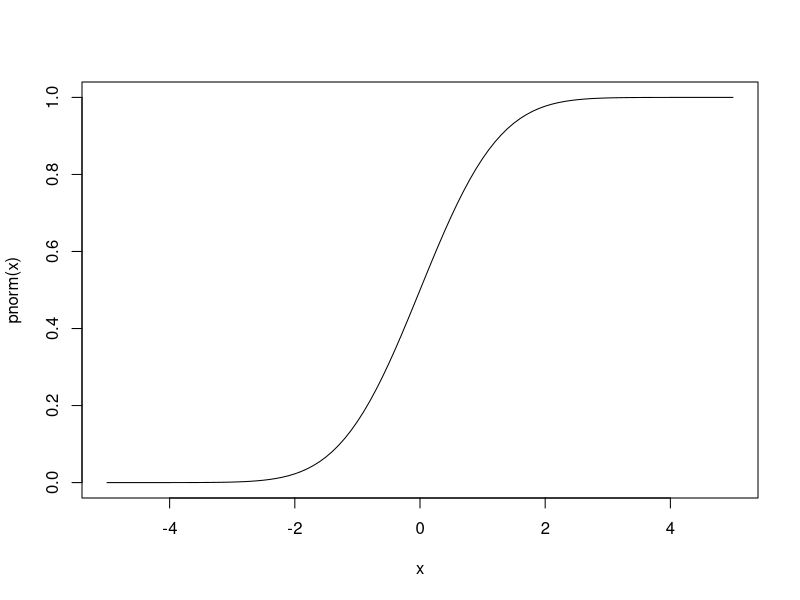
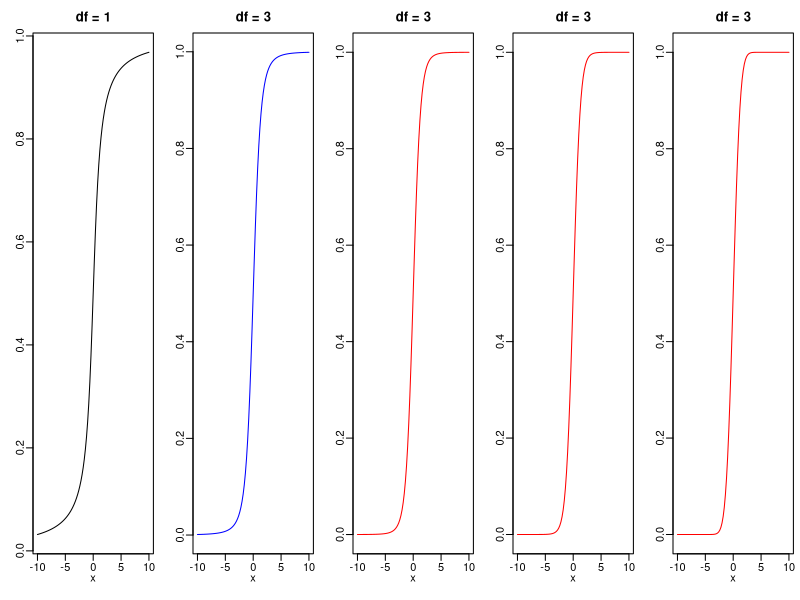
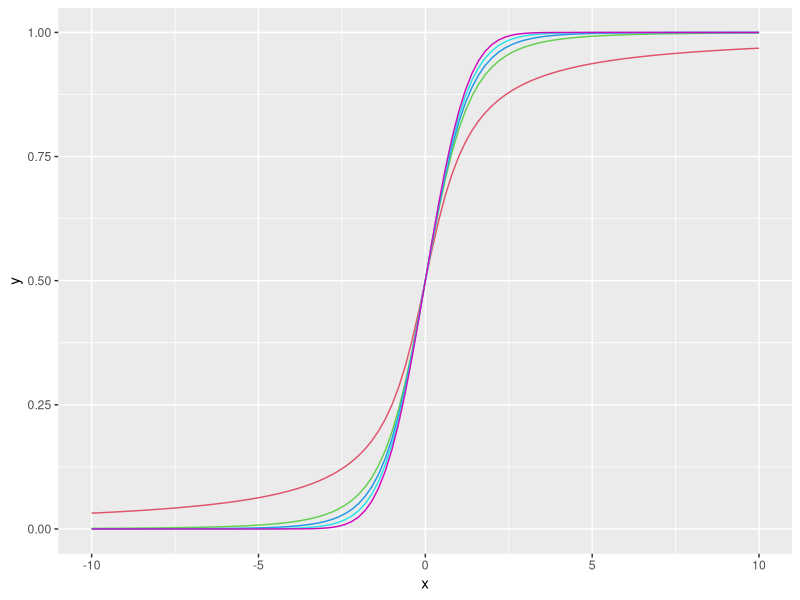
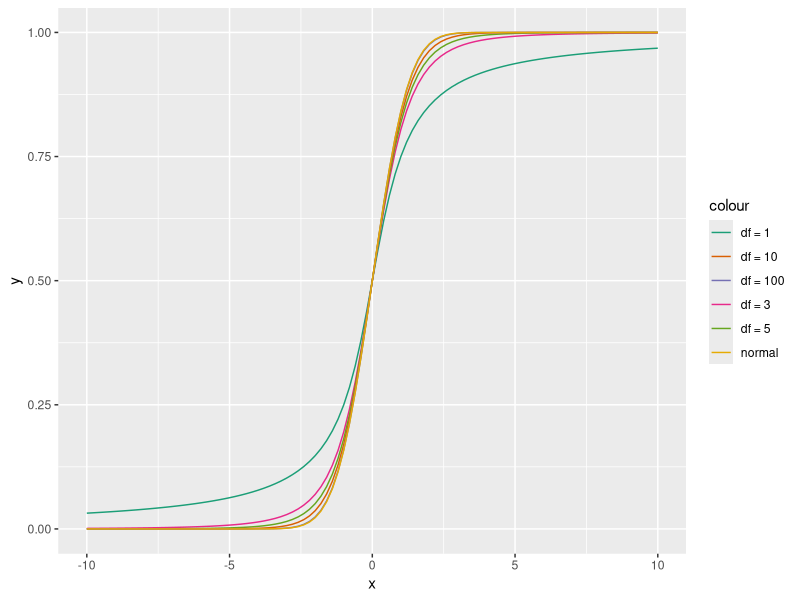
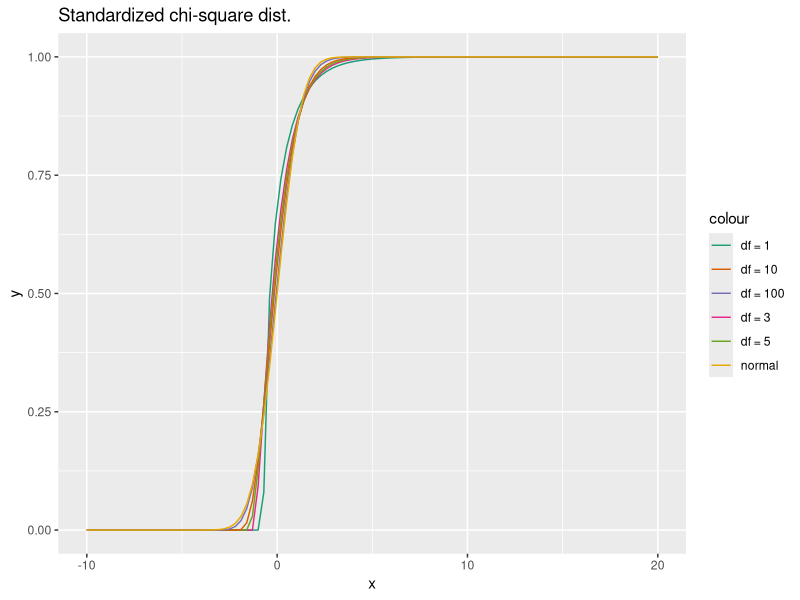
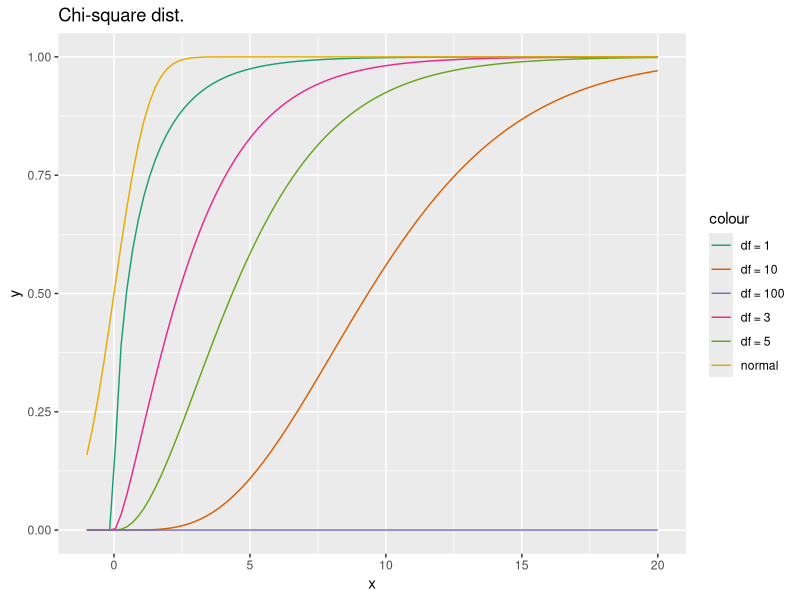

The R script that drew these images, in order: (Note: this script raises an error after producing the figures.)
set.seed(20)
#x = seq(-5,5, by=0.02)
curve(pnorm(x), from = -5, to=5)
par(mfrow = c(1,5), mgp=c(1.3,0.5,0), mar=c(5,4,4,2)-1.5)
curve(pt(x, df=1), from = -10, to = 10, ylab = "", main = "df = 1")
curve(pt(x, df=3), from = -10, to = 10, ylab = "", main = "df = 3", col = "blue")
curve(pt(x, df=5), from = -10, to = 10, ylab = "", main = "df = 3", col = "red")
curve(pt(x, df=10), from = -10, to = 10, ylab = "", main = "df = 3", col = "red")
curve(pt(x, df=100), from = -10, to = 10, ylab = "", main = "df = 3", col = "red")

space_palette = c("#005b6e", "#04668c", "#3c6ca7", "#726eb7", "#a86bba", "#da66ac", "#ff6792")
greens = c("#88deb0", "#69c6af", "#4eadaf", "#377a98", "#244a80", "#152069", "#140951")
forest = c("#ffffab", "#b9e49f", "#79c59b", "#3da597", "#00838c", "#00617a", "#003f5f")
sunset = c("#ffff5d", "#ffc447", "#ff8a55", "#f1576c", "#bc377e", "#742e83", "#002a75")
blues_purples = c("#6ec2de", "#79a7e8", "#7e8cf1", "#7e71f9", "#7957fb", "#6448dc")
library(ggplot2)


values = c(1,3,5,10,100)
colours = c(palette("Set2")[2:6]);palette()

ggplot(data.frame(x=c(-10, 10)), aes(x)) + 
  mapply(function(col, df) {
    stat_function(fun = pt, args = list(df = df), colour = col)}, 
    df = values, col = colours) 

colours = c(palette("Okabe-Ito")[2:7])


# Exercise 1

ggplot(data.frame(x=c(-10, 10)), aes(x)) +
  stat_function(fun= pt, args = list(df=1),aes(colour="df = 1"))+
  stat_function(fun= pt, args = list(df=3),aes(colour="df = 3"))+
  stat_function(fun= pt, args = list(df=5),aes(colour="df = 5"))+
  stat_function(fun= pt, args = list(df=10),aes(colour="df = 10"))+
  stat_function(fun= pt, args = list(df=100),aes(colour="df = 100"))+
  stat_function(fun= pnorm,aes(colour="normal"))+
  scale_colour_brewer(palette="Dark2")


# size = 10^6
# k = 1:size
# gk = sqrt(2*log(k))
# 
# sampl = cummax(rnorm(size))
# data4 = cbind(k, gk, 0)
# data4 = rbind(data4, cbind(k, sampl, 1))
# colnames(data4) = c("Argument", "Value", "Type")
# data5 = cbind(k, sampl/gk, 1)
# colnames(data5) = c("Argument", "Value", "Sample")
# 
# x = tail(data5[,c("Argument")], -1)
# y = tail(data5[,c("Value")], -1)
# plot(x, y, type = "l")
# 
# for (i in 2:5)
# {
#   sampl = cummax(rnorm(size))
#   data4 = rbind(data4, cbind(k, sampl, i))
#   data5 = rbind(data5, cbind(k, sampl/gk, i))
# }
# 
# data4 = as.data.frame(data4)
# data5 = as.data.frame(data5)



# Exercise 2

standardized_pchisq = function(x, df) {
  return((pchisq(x, df) - df)/sqrt(2*df))
}

standardized_pchisq = function(x, df) {
  return(pchisq(x*sqrt(2*df) + df, df))
}

ggplot(data.frame(x=c(-10, 20)), aes(x)) +
  stat_function(fun= standardized_pchisq, args = list(df=1),aes(colour="df = 1"))+
  stat_function(fun= standardized_pchisq, args = list(df=3),aes(colour="df = 3"))+
  stat_function(fun= standardized_pchisq, args = list(df=5),aes(colour="df = 5"))+
  stat_function(fun= standardized_pchisq, args = list(df=10),aes(colour="df = 10"))+
  stat_function(fun= standardized_pchisq, args = list(df=100),aes(colour="df = 100"))+
  stat_function(fun= pnorm,aes(colour="normal"))+
  ggtitle("Standardized chi-square dist.") +
  scale_colour_brewer(palette="Dark2")


ggplot(data.frame(x=c(-1, 20)), aes(x)) +
  stat_function(fun= pchisq, args = list(df=1),aes(colour="df = 1"))+
  stat_function(fun= pchisq, args = list(df=3),aes(colour="df = 3"))+
  stat_function(fun= pchisq, args = list(df=5),aes(colour="df = 5"))+
  stat_function(fun= pchisq, args = list(df=10),aes(colour="df = 10"))+
  stat_function(fun= pchisq, args = list(df=100),aes(colour="df = 100"))+
  stat_function(fun= pnorm,aes(colour="normal"))+
  ggtitle("Chi-square dist.") +
  scale_colour_brewer(palette="Dark2")


## Exercise 3 a)
lambda_H0 = 5
n = 100
pois_sample_H0 = rpois(n = n, lambda = lambda_H0)
ppois(sum(pois_sample_H0), lambda = n*lambda_H0, lower.tail = FALSE)

## Exercise 3 b)
get_p_val = function(x, lambda = 5) {
  pois_sample = rpois(n = n, lambda = lambda)
  ppois(sum(pois_sample), lambda = n*lambda_H0, lower.tail = FALSE)
}

get_p_val_needle = function(x, lambda = 5) {
  pois_sample = rpois(n = n, lambda = lambda)
  ppois(sum(pois_sample), lambda = n*lambda_H0, lower.tail = FALSE)
}

p_vals = sapply(1:1000, get_p_val)

# BONFERRONI

# return TRUE if we reject the null
bonferroni = function(p){
  return (min(p) <= alpha/length(p))
}

fishtest = function(p) {
  return (-2*sum(log(p)) > qchisq(1-alpha, 2*length(p)))
}



n=100
n_samples=1000
alpha=0.05

pval = function(x){
  ppois(x, lambda = n*5, lower.tail = FALSE)
}

bonferroni = function(p){
  return (min(p) <= alpha/length(p))
}

fishtest = function(p) {
  return (-2*sum(log(p)) > qchisq(1-alpha, 2*length(p)))
}

# return 1000 p-vals for a single bonf/fisher test
get_p_vals = function(k, lambda) {
  X2 = matrix(rpois(n_samples*n, lambda = lambda), nrow = n, ncol = n_samples)
  X2 = apply(X2, 2, sum)
  pval(X2)
}

Xa2 = sapply(1:k, get_p_vals, lambda = 5)

type_i_err = function(x, k) {
  # 1000 values of a sum statistic in each column
  Xa = matrix(rpois(n_samples*k, lambda = 5*n), n_samples, k)
  Xa = pval(Xa)
  bonf_res = mean(apply(Xa, 2, bonferroni))
  fish_res= mean(apply(Xa, 2, fishtest))
  return(c(bonf_res, fish_res))
}

type_i_err = function(x, k) {
  # 1000 p-values in each column
  Xa = sapply(1:k, get_p_vals, lambda = 5)
  print(dim(Xa))
  bonf_res = mean(apply(Xa, 2, bonferroni))
  fish_res= mean(apply(Xa, 2, fishtest))
  return(c(bonf_res, fish_res))
}

res_type_i_err50 = sapply(1:5, type_i_err, k=50)
res_type_i_err200 = sapply(1:5, type_i_err, k=200)
res_type_i_err500 = sapply(1:5, type_i_err, k=500)
res_type_i_err1000 = sapply(1:5, type_i_err, k=1000)

df_type_i_err_bonf = data.frame(res_type_i_err50[1,], res_type_i_err200[1,],  
                                res_type_i_err500[1,],  res_type_i_err1000[1,])

colnames(df_type_i_err_bonf) = c("k=50", "k=200", "k=500", "k=1000")

df_type_i_err_fish = data.frame(res_type_i_err50[2,], res_type_i_err200[2,],  
                                res_type_i_err500[2,],  res_type_i_err1000[2,])

colnames(df_type_i_err_fish) = c("k=50", "k=200", "k=500", "k=1000")

X_pvals = rpois(n_samples, lambda = 5*n)
X_pvals = pval(X_pvals)
hist(X_pvals)

ggplot(data.frame(X_pvals), aes(x=X_pvals)) + 
  geom_histogram(bins=10, fill ="blue", alpha = 0.6, color = "black")


# ----------------------


# ---------------------------------------------------------------------------------------

n=100
n_samples=1000
alpha=0.05

# return 1000 p-vals for a single bonf/fisher test
get_p_vals_needle = function(k, lambda, needle) {
  # 1 sample in each column
  X2 = matrix(rpois(n_samples*n, lambda = lambda), nrow = n, ncol = n_samples)
  #print(X2)
  # the first sample has E(X) = needle
  X2[,1] = rpois(n, lambda = needle)
  #print(X2)
  X2 = apply(X2, 2, sum)
  X2 = pval(X2)
  #print(X2)
  X2
}

Xa = sapply(1:3, get_p_vals_needle, lambda = 5, needle = 7)
mean(apply(Xa, 2, bonferroni))

needle_fun = function(x, k) {
  # 1000 p-values in each column
  Xa = sapply(1:k, get_p_vals_needle, lambda = 5, needle = 7)
  bonf_res = mean(apply(Xa, 2, bonferroni))
  fish_res= mean(apply(Xa, 2, fishtest))
  return(c(bonf_res, fish_res))
}


res_needle50 = sapply(1:5, needle_fun, k=50)
res_needle200 = sapply(1:5, needle_fun, k=200)
res_needle500 = sapply(1:5, needle_fun, k=500)

df_needle_bonf = data.frame(res_needle50[1,], res_needle200[1,],  
                                res_needle500[1,])

colnames(df_needle_bonf) = c("k=50", "k=200", "k=500")

df_needle_fish = data.frame(res_needle50[2,], res_needle200[2,],  
                                res_needle500[2,])

colnames(df_needle_fish) = c("k=50", "k=200", "k=500")



## Exercise 3 c)

bonf_needle_small_eff_prob = function(x, k) {
  p_vals_M_needle = sapply(1:(k*1000), get_p_val)
  # k p-value lists, each list in a column
  p_vals_M_needle = matrix(p_vals_M_needle, ncol = k)
  p_vals_small_eff = p_vals_M_needle
  # First p-value of each of the p-value lists should be from E(X) = 7
  p_vals_M_needle[1,] = sapply(1:k, get_p_val, lambda = 7)
  p_vals_small_eff[1:100,] = sapply(1:(k*100), get_p_val, lambda = 5.5)
  # perform k bonferroni tests
  bonf_res_needle = apply(p_vals_M_needle, 2, bonferroni, alpha = 0.05)
  bonf_res_small_eff = apply(p_vals_small_eff, 2, bonferroni, alpha = 0.05)
  # empirical prob = number of rejections/total number of trials
  return(list(power_needle = sum(bonf_res_needle)/length(bonf_res_needle),
              power_small_eff = sum(bonf_res_small_eff)/length(bonf_res_needle)))
}


res50_needle_small_eff = unlist(lapply(1:5, bonf_needle_small_eff_prob, k = 50))

get_p_val = function(x, lambda = 5) {
  pois_sample = rpois(n = n, lambda = lambda)
  ppois(sum(pois_sample), lambda = n*lambda_H0, lower.tail = FALSE)
}

p_vals_needle = function(x) {
  n = 100
  n_samples=1000
  # 1000 samples of size 100 
  X = matrix((rpois(n = n*n_samples, lambda = 5)), nrow = 100)
  X[,1] = rpois(n = n, lambda = 7)
  X = apply(X, 2, sum)
  p_vals = ppois(X, lambda = n*5, lower.tail = FALSE)
  p_vals
}

p_vals_small_eff = function(x) {
  n = 100
  n_samples=1000
  # 1000 samples of size 100  100X1000
  X = matrix((rpois(n = n*n_samples, lambda = 5)), nrow = 100)
  X[,1:100] = rpois(n = n*100, lambda = 5.2)
  X = apply(X, 2, sum)
  p_vals = ppois(X, lambda = n*5, lower.tail = FALSE)
  p_vals
}


p_vals_M_needle = lapply(1:800, p_vals_needle)
bonf_res_needle = unlist(lapply(p_vals_M_needle, bonferroni, alpha=.05))
sum(bonf_res_needle)/length(bonf_res_needle)


p_vals_M_small_eff = lapply(1:800, p_vals_small_eff)
bonf_res_se = unlist(lapply(p_vals_M_small_eff, bonferroni, alpha=.05))
sum(bonf_res_se)/length(bonf_res_se)


p_vals_M_needle = lapply(1:800, p_vals_needle)
fish_res_needle = unlist(lapply(p_vals_M_needle, fishtest, alpha=.05))
sum(fish_res_needle)/length(fish_res_needle)


p_vals_M_small_eff = lapply(1:800, p_vals_small_eff)
fish_res_se = unlist(lapply(p_vals_M_small_eff, fishtest, alpha=.05))
sum(fish_res_se)/length(fish_res_se)



###### 

n=10000
n_samples=1000
alpha=0.05

pval = function(x){
  ppois(x, lambda = n*5, lower.tail = FALSE)
}

bonferroni = function(p){
  return (min(p) <= alpha/length(p))
}

fishtest = function(p) {
  return (-2*sum(log(p)) > qchisq(1-alpha, 2*length(p)))
}

type_i_err = function(x, k) {
  Xa = matrix(rpois(n_samples*k, lambda = 5*n), n_samples, k)
  Xa = pval(Xa)
  bonf_res = mean(apply(Xa, 2, bonferroni))
  fish_res= mean(apply(Xa, 2, fishtest))
  return(c(bonf_res, fish_res))
}

res_type_i_err50 = sapply(1:5, type_i_err, k=50)
res_type_i_err200 = sapply(1:5, type_i_err, k=200)
res_type_i_err500 = sapply(1:5, type_i_err, k=500)
res_type_i_err1000 = sapply(1:5, type_i_err, k=5000)

df_type_i_err_bonf = data.frame(res_type_i_err50[1,], res_type_i_err200[1,],  
                                res_type_i_err500[1,],  res_type_i_err1000[1,])

colnames(df_type_i_err_bonf) = c("k=50", "k=200", "k=500", "k=1000")
colnames(df_type_i_err) = c("Bonferroni", "Fisher")

needle = function(x, k) {
  Xa = matrix(rpois(n_samples*k, lambda = 5*n), n_samples, k)
  # First sample comes from E(7) distribution
  Xa[1,] = rpois(k, lambda = 7*n)
  Xa = pval(Xa)
  bonf_res = mean(apply(Xa, 2, bonferroni))
  fish_res= mean(apply(Xa, 2, fishtest))
  return(c(bonf_res, fish_res))
}

small_effects = function(x, k) {
  Xb = matrix(rpois(n_samples*k, lambda = 5*n), n_samples, k)
  Xb[1:100, ] = rpois(100*k, lambda = 5.5*n)
  Xb = pval(Xb)
  bonf_res = mean(apply(Xb, 2, bonferroni))
  fish_res= mean(apply(Xb, 2, fishtest))
  return(c(bonf_res, fish_res))
}


res_se = sapply(1:10, small_effects, k=800)
df_se = data.frame(res_se[1,], res_se[2,])
colnames(df_se) = c("Bonferroni", "Fisher")
df_se


# Exercise 4

size = 10^5
i = 2:size
#cumulative max
nsample_cummax = cummax(abs(rnorm(size-1)))
R = nsample_cummax/sqrt(2*log(i))
df = data.frame(i, R, 1)
colnames(df) = c("i", "R_i", "sample")
ggplot(data = df, aes(x=i, y=R_i)) +
  geom_line(size=1.2, alpha=.8, aes(color = sample)) 


for (k in 2:10) {
  s = cummax(abs(rnorm(size-1)))
  df2 = data.frame(i, s/sqrt(2*log(i)), k)
  colnames(df2) = c("i", "R_i", "sample")
  df = rbind(df, df2)
}

ggplot(data = df, aes(x=i, y=R_i, group=as.factor(sample), color=as.factor(sample))) +
  geom_line(size=0.7, alpha=.8) +
  scale_color_brewer(palette="Spectral")


# Exercise 5

eps = 0.1
n = c(10^3, 10^4, 10^5)

get_l = function(rep, n) {
  equal = 0
  y = rnorm(n)
  c = sqrt(2*log(n))
  gamma = (1+eps)*c
  expr = exp(y*gamma - (gamma^2)/2)
  l = mean(expr)
  l_tilde = mean(expr*(y<c))
  if(l == l_tilde) equal = 1
  return(c(l, l_tilde, equal))
}

calc_and_plot = function(n) {
  rep = 1000
  res = lapply(1:rep, get_l, n = n)
  # matrix with each column equal to (l, l_tilde) (res[1, ] - l, res[2, ] - l_tilde)
  res = matrix(unlist(res), nrow = 3)
  prob = sum(res[3,])/rep
  
  df1 = data.frame(res[1, ]); colnames(df1) = c("val")
  df2 = data.frame(res[2, ]); colnames(df2) = c("val")
  df1 = cbind(df1, "L"); colnames(df1) = c("val", "type")
  df2 = cbind(df2, "L tilde"); colnames(df2) = c("val", "type")
  
  dat = data.frame(rbind(df1, df2))
  p = ggplot(dat, aes(x=val, fill = as.factor(type))) +
    guides(fill = guide_legend(override.aes= list(alpha = 0.4))) +
    scale_x_log10() +
    geom_histogram(data = subset(dat, type == "L"), alpha = 0.5, binwidth =0.3) +
    geom_histogram(data = subset(dat, type == "L tilde"), alpha = 0.5, binwidth = 0.3)  +
    scale_fill_manual(name = "type", values = c("red", "blue"), labels = c("L", "L_tilde")) 
  
  var_vec = apply(res[1:2,], 1, var)
  return(list(vars = var_vec, prob = prob, plot = p))
}

calc_and_plot = function(n) {
  rep = 1000
  res = lapply(1:rep, get_l, n = n)
  # matrix with each column equal to (l, l_tilde) (res[1, ] - l, res[2, ] - l_tilde)
  res = matrix(unlist(res), nrow = 3)
  prob = sum(res[3,])/rep
  
  df1 = data.frame(res[1, ]); colnames(df1) = c("val")
  df2 = data.frame(res[2, ]); colnames(df2) = c("val")
  df1 = cbind(df1, "L"); colnames(df1) = c("val", "type")
  df2 = cbind(df2, "L tilde"); colnames(df2) = c("val", "type")
  
  hist(res[1,])
  hist(res[2, ])
  
  dat = data.frame(rbind(df1, df2))
  p = ggplot(dat, aes(x=val, fill = as.factor(type), color = as.factor(type))) + 
    geom_histogram(data = subset(dat, type == "L"), alpha = 0.5, fill = "red", binwidth =5) +
    theme(legend.position = "bottom")
  
  p2 = ggplot(dat, aes(x=val, fill = as.factor(type),  color = as.factor(type))) + 
    geom_histogram(data = subset(dat, type == "L tilde"), alpha = 0.5, fill = "blue", color = "blue", binwidth =5) 
  
  var_vec = apply(res[1:2,], 1, var)
  return(list(vars = var_vec, prob = prob, plot = p, plotL_tilde = p2))
}

res10_3 = calc_and_plot(1000)
res10_3$plot
res10_3$plotL_tilde
res10_4 = calc_and_plot(10^4)
res10_5 = calc_and_plot(10^5)



vardf = cbind(res10_3$vars, res10_4$vars, res10_5$vars)
colnames(vardf) = c("n = 10^3", "n = 10^4", "n = 10^5")
rownames(vardf) = c("L", "L_tilde")

probdf = cbind(res10_3$prob, res10_4$prob, res10_5$prob)
colnames(probdf) = c("n = 10^3", "n = 10^4", "n = 10^5")


# Exercise 6
bonferroni = function(p, alpha){
  return (min(p) <= alpha/length(p))
}

# critical value for L
L = function(X, eps) {
  p = length(X)
  m = (1+eps)*sqrt(2*log(p))
  mean(exp(X*m - m^2/2))
}

rep = 100
# one sample in each row
M500 = matrix(rnorm(rep*500), nrow = rep)
M5000 = matrix(rnorm(rep*5000), nrow = rep)
M50000 = matrix(rnorm(rep*50000), nrow = rep)

l1.05_1 = sapply(1:rep, function(i) L(M500[i,], 0.05))
l1.05_2 = sapply(1:rep, function(i) L(M5000[i,], 0.05))
l1.05_3 = sapply(1:rep, function(i) L(M50000[i,], 0.05))

l1.2_1 = sapply(1:rep, function(i) L(M500[i,], 0.2))
l1.2_2 = sapply(1:rep, function(i) L(M5000[i,], 0.2))
l1.2_3 = sapply(1:rep, function(i) L(M50000[i,], 0.2))

results2 = data.frame("1.05" = c(quantile(l1.05_1, probs=0.95), 
                                 quantile(l1.05_2, probs=0.95), quantile(l1.05_3, probs=0.95)),
                      "1.2" = c(quantile(l1.2_1, probs=0.95), 
                                quantile(l1.2_2, probs=0.95), quantile(l1.2_3, probs=0.95)),
                      row.names = c("n=500", "n=5000", "n=50000"))

colnames(results2) = c("1.05", "1.2")
results2


# powers of tests

n = c(500, 5000, 50000)
k=800 # number of simulations
alpha=0.05
mi_1 = sapply(n, function(x) 1.05*sqrt(2*log(x))) 
mi_2 = sapply(n, function(x) 1.2*sqrt(2*log(x)))

# p-value for a two-sided alternative
pval_norm = function(x){
  return (2*pnorm(-abs(x)))
}


bonf_power_1.05 = vector(mode = "numeric", length = 3)
bonf_power_1.2 = vector(mode = "numeric", length = 3)

for (i in 1:3) {
  # n values of test statistics for one global test in each column
  X = matrix(rnorm(n[i]*k), nrow = n[i], k)
  X1 = X2 = X
  # first test statistic in each column has a different mean
  X1[1,] = X[i,] + mi_1[i]
  X1 = pval_norm(X1)
  
  X2[1,] = X[i,] + mi_2[i]
  X2 = pval_norm(X2)
  
  bonf_power_1.05[i] = mean(apply(X1, 2, bonferroni, alpha = alpha))
  bonf_power_1.2[i] = mean(apply(X2, 2, bonferroni, alpha = alpha))
}


NP_power = function(k, n, eps, critical_val) {
  m = (1+eps)*sqrt(2*log(n))
  # n values of test statistics in each column
  Z = matrix(rnorm(n*k), nrow = n, ncol = k)
  Z[1, ] = Z[1, ] + m
  mean(sapply(1:k, function(i) L(Z[,i], eps) > critical_val))
}

k=100
NP_powers1.05 = c(NP_power(k, n[1], 0.05, l1.05_1), NP_power(k, n[2], 0.05, l1.05_2), 
                  NP_power(k, n[3], 0.05, l1.05_3))
NP_powers1.05


NP_powers1.2 = c(NP_power(k, n[1], 0.2, l1.2_1), NP_power(k, n[2], 0.2, l1.2_2), 
                  NP_power(k, n[3], 0.2, l1.2_3))
NP_powers1.2

rownames(results3) = c("p=5000", "p=50000")
colnames(results3) = c("NP 1.2", "NP 0.8", "Bonf 1.2", "Bonf 0.8")

res = cbind(NP_powers1.05, NP_powers1.2, bonf_power_1.05, bonf_power_1.2)
colnames(res) = c("NP 1.05", "NP 1.2", "Bonf 1.05", "Bonf 1.2")







